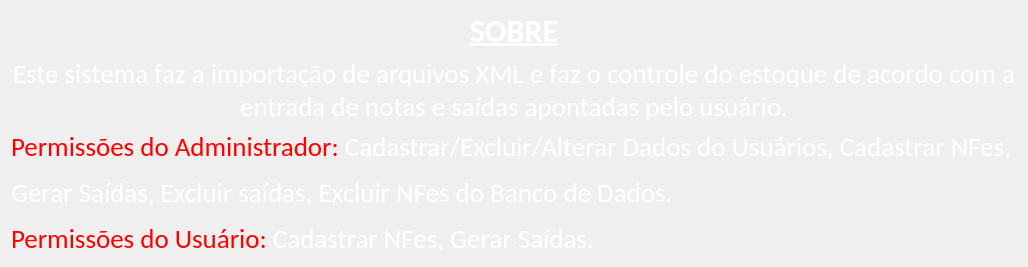
      <widget class="QWidget" name="page_sobre">
       <layout class="QVBoxLayout" name="verticalLayout_14">
        <item>
         <widget class="QLabel" name="label_19">
          <property name="maximumSize">
           <size>
            <width>16777215</width>
            <height>217</height>
           </size>
          </property>
          <property name="font">
           <font>
            <family>Calibri</family>
           </font>
          </property>
          <property name="styleSheet">
           <string notr="true">background-color:transparent</string>
          </property>
          <property name="text">
           <string>&lt;html&gt;&lt;head/&gt;&lt;body&gt;&lt;p align=&quot;center&quot;&gt;&lt;span style=&quot; font-size:24pt; font-weight:600; text-decoration: underline; color:#ffffff;&quot;&gt;SOBRE&lt;/span&gt;&lt;/p&gt;&lt;/body&gt;&lt;/html&gt;</string>
          </property>
         </widget>
        </item>
        <item>
         <widget class="QLabel" name="label_20">
          <property name="maximumSize">
           <size>
            <width>16777215</width>
            <height>200</height>
           </size>
          </property>
          <property name="font">
           <font>
            <family>Calibri</family>
            <pointsize>12</pointsize>
           </font>
          </property>
          <property name="layoutDirection">
           <enum>Qt::LeftToRight</enum>
          </property>
          <property name="styleSheet">
           <string notr="true">background-color:transparent</string>
          </property>
          <property name="text">
           <string>&lt;html&gt;&lt;head/&gt;&lt;body&gt;&lt;p align=&quot;center&quot;&gt;&lt;span style=&quot; font-size:20pt; color:#ffffff;&quot;&gt;Este sistema faz a importação de arquivos XML e faz o controle do estoque de acordo com a entrada de notas e saídas apontadas pelo usuário.&lt;/span&gt;&lt;/p&gt;&lt;/body&gt;&lt;/html&gt;</string>
          </property>
          <property name="alignment">
           <set>Qt::AlignCenter</set>
          </property>
          <property name="wordWrap">
           <bool>true</bool>
          </property>
         </widget>
        </item>
        <item>
         <widget class="QLabel" name="label_41">
          <property name="font">
           <font>
            <family>Calibri</family>
            <pointsize>12</pointsize>
           </font>
          </property>
          <property name="styleSheet">
           <string notr="true">background-color:transparent</string>
          </property>
          <property name="text">
           <string>&lt;html&gt;&lt;head/&gt;&lt;body&gt;&lt;p&gt;&lt;span style=&quot; font-size:20pt; color:#ff0000;&quot;&gt;Permissões do Administrador: &lt;/span&gt;&lt;span style=&quot; font-size:20pt; color:#ffffff;&quot;&gt;Cadastrar/Excluir/Alterar Dados do Usuários, Cadastrar NFes, &lt;/span&gt;&lt;/p&gt;&lt;p&gt;&lt;span style=&quot; font-size:20pt; color:#ffffff;&quot;&gt;Gerar Saídas, Excluir saídas, Excluir NFes do Banco de Dados.&lt;/span&gt;&lt;/p&gt;&lt;p&gt;&lt;span style=&quot; font-size:20pt; color:#ff0000;&quot;&gt;Permissões do Usuário: &lt;/span&gt;&lt;span style=&quot; font-size:20pt; color:#ffffff;&quot;&gt;Cadastrar NFes, Gerar Saídas.&lt;/span&gt;&lt;/p&gt;&lt;/body&gt;&lt;/html&gt;</string>
          </property>
         </widget>
        </item>
       </layout>
      </widget>
